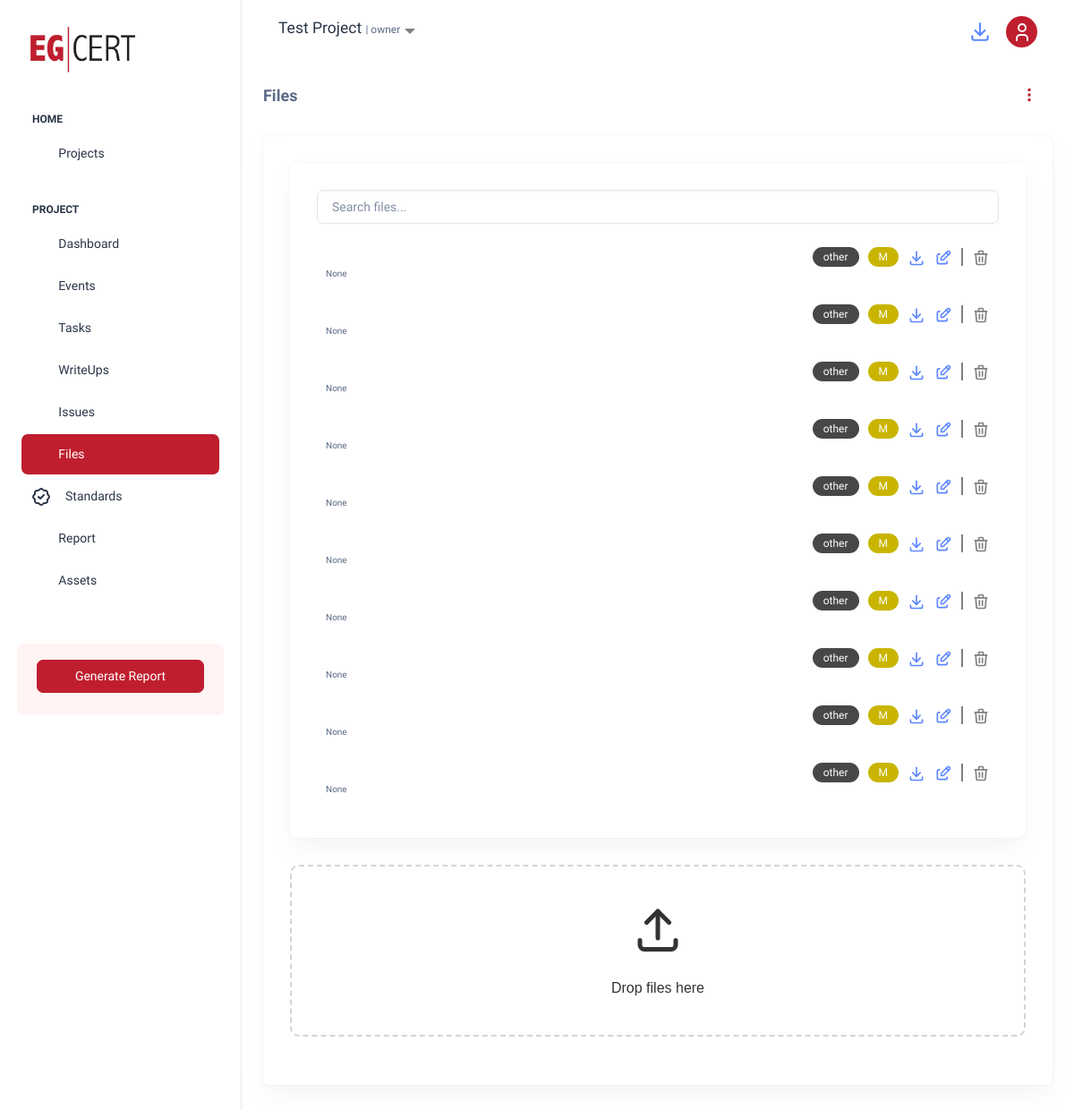
The app's page /files/project/5/files/ (signed in), older data.
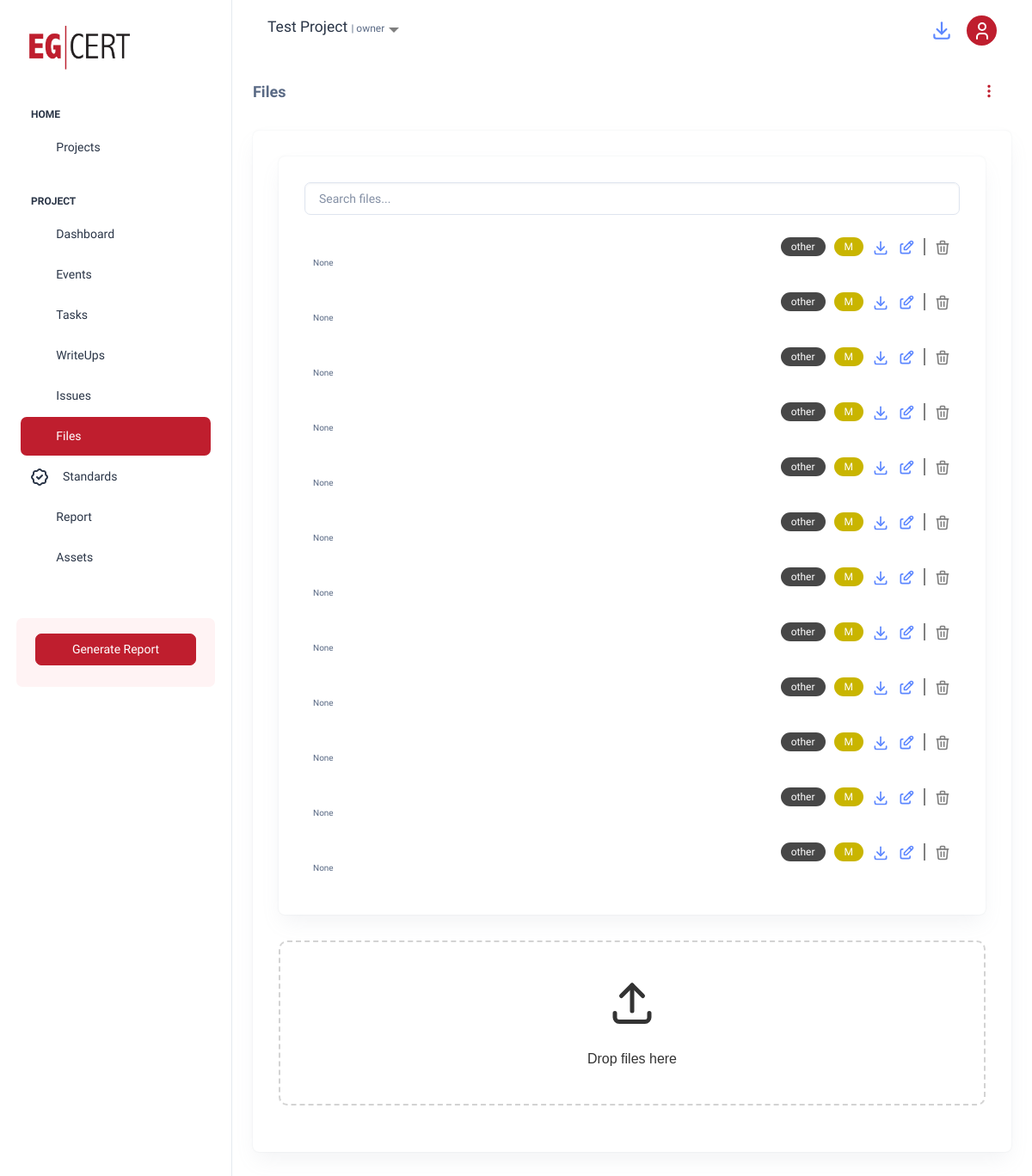
The same page, newer data.
### files/models.py (models this page shows, shortened)
class File(models.Model):
    FILE_TYPE_CHOICES = [
        ('external', 'External Entity'),
        ('exported', 'Exported During Pentest'),
        ('result', 'Result of the Test'),
        ('reply', 'Document Reply'),
        ('letter', 'Letter'),
        ('firmware', 'Firmware'),
        ('log', 'Log File'),
        ('exploit', 'Exploit Script/Code'),
        ('configuration', 'Configuration File'),
        ('tool', 'Tool'),
        ('other', 'Other'),
        ('writeup', 'Writeup Related'),
    ]
    FILE_STATUS_CHOICES = [
        ('pending', 'Pending Analysis'),
        ('in_progress', 'In Progress'),
        ('completed', 'Analysis Completed'),
    ]
    CONFIDENTIALITY_LEVEL_CHOICES = [
        ('low', 'Low'),
        ('medium', 'Medium'),
        ('high', 'High'),
    ]
    project = models.ForeignKey(Project, related_name='files', on_delete=models.CASCADE)
    name = models.CharField(max_length=255)
    description = models.TextField(blank=True, null=True)
    file = models.FileField(upload_to='project_files/')
    created_at = models.DateTimeField(auto_now_add=True)
    file_type = models.CharField(
        max_length=20,
        choices=FILE_TYPE_CHOICES,
        default='other'  # Default value
    )
    file_status = models.CharField(max_length=15, choices=FILE_STATUS_CHOICES, default='pending')
    confidentiality_level = models.CharField(max_length=10, choices=CONFIDENTIALITY_LEVEL_CHOICES, default='medium')
    tags = models.CharField(max_length=255, blank=True, null=True, help_text="Comma-separated tags for categorization")
    related_vulnerabilities = models.TextField(blank=True, null=True, help_text="IDs or names of related vulnerabilities")
    uploaded_by = models.ForeignKey(
        'auth.User', on_delete=models.SET_NULL, null=True, blank=True, related_name='uploaded_files'
    )
    uploaded_at = models.DateTimeField(null=True, blank=True,)
    last_modified_at = models.DateTimeField(auto_now=True)

### files/views.py (the view)
# urls.py: path('project/<int:project_id>/files/', views.project_files, name='project_files'),
def project_files(request, project_id):
    project = get_object_or_404(Project, id=project_id)
    if not (request.user == project.owner or request.user.is_staff or request.user in project.project_workers.all()):
        raise PermissionDenied  # Deny access if the user is not authorized
    files = project.files.all()
    return render(request, 'files/project_files.html', {'project': project, 'files': files})

### projects/context_processors.py (called while the page is built)
def user_projects(request):
    if request.user.is_authenticated:
        projects = Project.objects.filter(project_workers=request.user) | Project.objects.filter(owner=request.user)
        print(projects)
        return {'user_projects': projects.distinct()}  # Use distinct() to avoid duplicate results
    return {'user_projects': []}

### projects/models.py (called while the page is built)
    def __str__(self):
        return self.name

### files/templates/files/project_files.html (shortened to what this page needs)
{% extends "base_for_project.html" %}
{% load static %}
{% block extra_css %}
<link href="https://cdnjs.cloudflare.com/ajax/libs/select2/4.0.13/css/select2.min.css" rel="stylesheet"/>
<link rel="stylesheet" href="https://cdn.jsdelivr.net/npm/@yaireo/tagify@3.22.0/dist/tagify.css">
<link rel="stylesheet" href="{% static 'custom/styles/files.css' %}">
<link href="https://cdn.jsdelivr.net/npm/bootstrap-icons/font/bootstrap-icons.css" rel="stylesheet"/>
{% endblock %}
{% block content %}
  <div class="card-body container-fluid">
    <h5 class="card-title fw-semibold mb-4 d-flex justify-content-between align-items-center">
      Files
      <div class="dropdown">
        <button  class="btn btn-link"  type="button"  id="dropdownMenuButton"  data-bs-toggle="dropdown"  aria-expanded="false">
          <i class="bi bi-three-dots-vertical"></i>
        </button>
      </div>
    </h5>
    <div class="card">
        <div class="card-body" >
            <div class="card">
              <div class="card-body">
                <div class="table-responsive">
                 <div class="mb-3">
                  <input type="text" id="searchBar" oninput="filterFiles()" placeholder="Search files..." class="form-control"  value="{{ project_name }}" >
                </div>
                <div class="file-list">
                  {% for file in files %}
                    <div class="file-item" id="file_item_id{{file.id}}" data-file-name="{{ file.name|lower }}">
                      <div class="file-header" style="display: flex; justify-content: space-between; align-items: center;">
                        <div style="display: flex; gap: 10px; align-items: center;">
                          <span class="badge category" style="background-color: rgb(71, 71, 71) ; border-radius: 20px; padding: 5px 12px; font-size: 0.75rem;">
                            {{ file.file_type }}
                          </span>
                          <span class="badge" style="background-color:
                            {% if file.confidentiality_level == 'high'%}
                            rgb(185, 34, 0)
                            {% elif file.confidentiality_level == 'medium'%}
                            rgb(201, 181, 0)
                            {% elif file.confidentiality_level == 'low'%}
                            rgb(29, 199, 43)
                            {%endif%}
                          ; border-radius: 20px; padding: 5px 12px; font-size: 0.75rem;">
                          {{ file.confidentiality_level|slice:":1"|capfirst }}
                          </span>
                          <a href="{{ file.file.url }}" class="edit-icon">
                          </a>
                          {% if user == file.uploaded_by or user == file.project.owner or user.is_staff  %}
                          <a href="{% url 'files:edit_file' file.id %}" class="edit-icon">
                          </a>
                          <div style="height: 20px; width: 2px; background-color: gray;"></div>
                          <a href="javascript:void(0)" onclick="deletefile('{{file.id}}')" class="delete_icon">
                          </a>
                          {%endif%}
                        </div>
                      </div>
                      <p class="fw-normal file-description" style="font-size: 10px;">
                        {{ file.description }}
                      </p>
                    </div>
                  {% endfor %}
                </div>
                </div>
              </div>
            </div>
            <div class="mb-4">
              <div id="dropzone" class="dropzone">
                <div class="mb-4">
                  <div class="icon-label">
                  </div>
                </div>
                <p>Drop files here</p>
              </div>
            </div>
          </div>
    </div>
  </div>
{% endblock %}

Row changes from the older to the newer data that the page shows:
added File: file_type "other", confidentiality_level "M", description "None"
added File: file_type "other", confidentiality_level "M", description "None"
